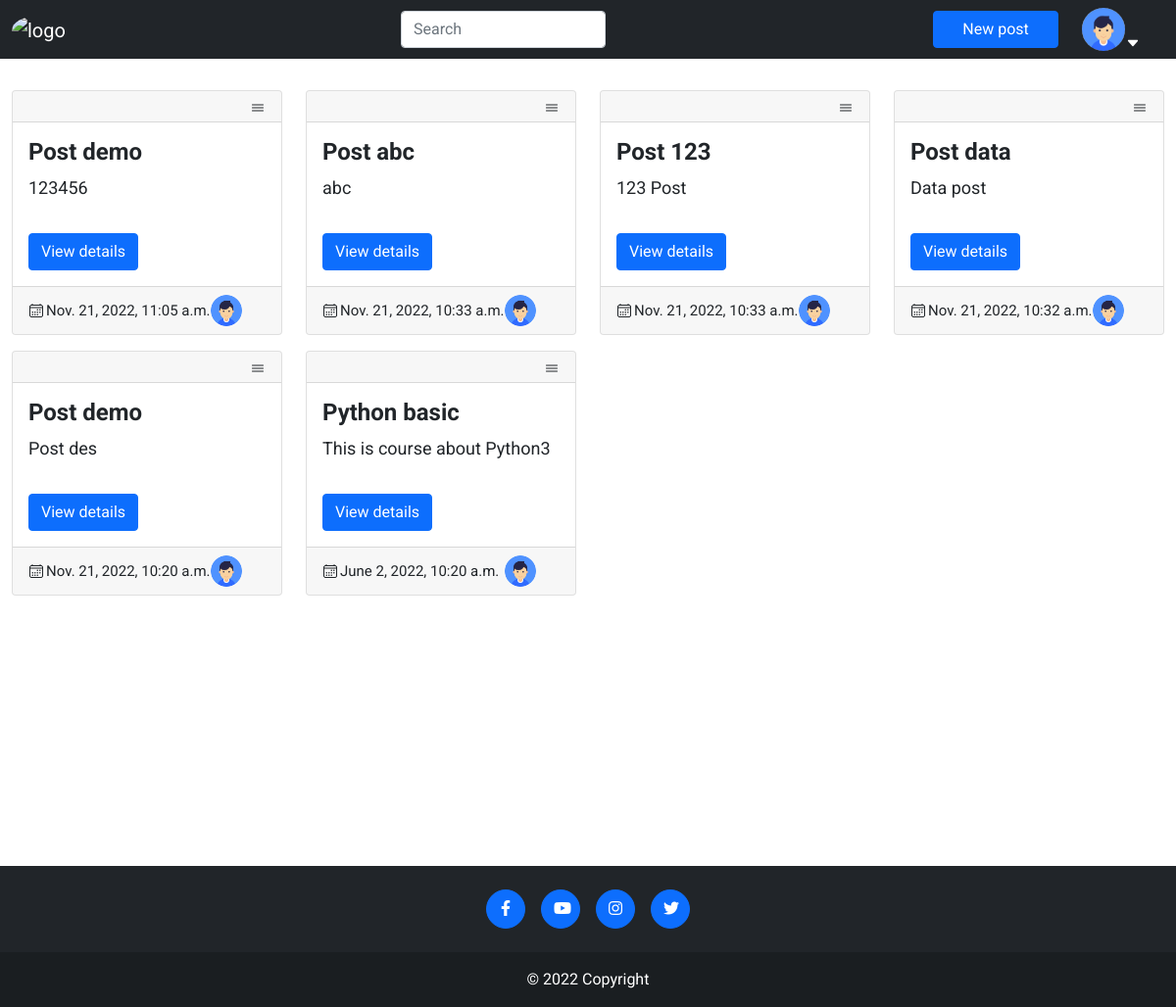
Screenshot of /polls/mypost/ (signed in) with the database file from the repository.
### accounts/models.py (models this page shows, shortened)
class Profile(models.Model):
    user = models.OneToOneField(User, on_delete=models.CASCADE)
    avatar = models.ImageField(
        default='default.jpg', upload_to='profile_images')
    bio = models.TextField()

### polls/models.py (models this page shows)
class Post(models.Model):
    post_created = models.DateTimeField(default=datetime.now, blank=True)
    post_modified = models.DateTimeField(default=datetime.now, blank=True)
    post_content = models.CharField(max_length=2000)
    post_comment_count = models.IntegerField(default=0)
    post_title = models.CharField(max_length=200)
    post_isdeleted = models.BooleanField(default=False)
    author = models.ForeignKey(User, on_delete=models.CASCADE)

### polls/views.py (the view)
# urls.py: path(r'mypost/', views.PostViewByUser.as_view(), name='mypost'),
class PostViewByUser(LoginRequiredMixin, generic.ListView):
    paginate_by = 12
    login_url = '/accounts/login/'
    template_name = 'polls/posts_by_user.html'
    model = Post
    context_object_name = 'posts'
    def get_queryset(self):
        author = self.request.user
        posts = self.model.objects.filter(
            author=author, post_isdeleted=False).all().order_by('-post_created')
        return posts

### polls/templates/polls/posts_by_user.html (shortened to what this page needs)
{% extends "polls/base.html" %} {% block title %} My Posts {% endblock %}
{% block content %}
<div class="container-fluid mt-4">
  {% if posts %}
  <div class="row">
    {% for post in posts %}
    <div class="col-xl-3 col-md-6 my-2">
      <div class="card" style="height: 250px">
        <div
          class="card-header d-flex flex-row-reverse"
          style="min-height: 30px"
        >
          {% if post.author == user %}
          <div class="dropdown">
            <ion-icon name="menu-outline" style="cursor: pointer" data-bs-toggle="dropdown"></ion-icon>
          </div>
          {% endif %}
        </div>
        <div class="card-body">
          <h4
            class="card-title"
            style="
              font-weight:700;
              overflow: hidden;
              text-overflow: ellipsis;
              display: -webkit-box;
              -webkit-line-clamp: 1;
              line-clamp: 1;
              -webkit-box-orient: vertical;
            "
          >
            {{post.post_title}}
          </h4>
          <div style="height: 60px">
            <p
              class="card-text"
              style="
                overflow: hidden;
                text-overflow: ellipsis;
                display: -webkit-box;
                -webkit-line-clamp: 2;
                line-clamp: 2;
                -webkit-box-orient: vertical;
                font-size: 18px;
              "
            >
              {{post.post_content}}
            </p>
          </div>
          <a href="{% url 'polls:detail' post.id %}" class="btn btn-primary"
            >View details</a
          >
        </div>
        <div
          class="card-footer d-flex justify-content-between"
          style="height: max-content"
        >
          <div class="d-flex align-items-center">
            <ion-icon name="calendar-outline"></ion-icon>
            <span style="font-size:15px; margin-left:2px;">{{post.post_created}}</span>
          </div>
          <div class="d-flex align-items-center me-4">
            <img src="{{user.profile.avatar.url}}" alt="user-avatar" class="rounded-circle" style="width:32px; height:32px; object-fit:cover" />
          </div>
        </div>
      </div>
    </div>
    {% endfor %}
  </div>
  {% endif %}
</div>
{% endblock content %}

### polls/templates/polls/base.html (shortened to what this page needs)
<!DOCTYPE html>
<html lang="en">
  <head>
    <link
      href="https://cdn.jsdelivr.net/npm/bootstrap@5.0.2/dist/css/bootstrap.min.css"
      rel="stylesheet"
    />
    <link
      href="https://cdn.jsdelivr.net/npm/bootstrap@5.1.3/dist/css/bootstrap.min.css"
      rel="stylesheet"
    />
    <link
      rel="stylesheet"
      href="https://use.fontawesome.com/releases/v5.8.2/css/all.css"
    />
  </head>
  <body>
    <header>
      <nav class="navbar avbar-expand-lg navbar-dark bg-dark">
        <div
          class="container-fluid d-flex justify-content-between align-items-center"
        >
          <a href="/" class="navbar-brand">
            <img
              src="https://i.pinimg.com/originals/32/c4/32/32c4323e2732b268159662781ddceac7.png"
              alt="logo"
              style="
                width: 52px;
                height: 52px;
                object-fit: cover;
                border-radius: 50%;
              "
            />
          </a>
          <form class="flex-1" action="{% url 'polls:search' %}" method="get">
            <input
              class="form-control flex"
              type="text"
              placeholder="Search"
              aria-label="Search"
              name="content"
              value="{{ request.GET.content }}"
              required
            />
          </form>
          <div class="d-flex align-items-center">
            {% if user.is_authenticated %}
            <button
              type="button"
              class="btn btn-primary mx-2"
              data-bs-toggle="modal"
              data-bs-target="#exampleModal"
              style="width: 8rem"
            >
              New post
            </button>
            <div
              class="bg-dark d-flex justify-content-center align-items-center position-relative me-4 ms-3"
              style="cursor: pointer"
            >
              <div
                class="d-flex align-items-end"
                data-bs-toggle="dropdown"
                aria-expanded="false"
              >
                <img
                  style="width: 44px; height: 44px; object-fit: cover"
                  class="rounded-circle account-img"
                  src="{{ user.profile.avatar.url }}"
                />
                <ion-icon
                  name="caret-down-outline"
                  class="text-white"
                ></ion-icon>
              </div>
            </div>
            {% endif %}
          </div>
        </div>
      </nav>
    </header>
    <div style="min-height: 100vh" class="position-relative">
      {% block content %}{% endblock content %}
    </div>
    <footer class="text-center text-lg-start bg-dark">
      <div class="container d-flex justify-content-center py-4">
        <button
          type="button"
          class="btn btn-primary rounded-circle mx-2"
          style="width: 40px; height: 40px; object-fit: cover"
        >
          <i class="fab fa-facebook-f"></i>
        </button>
        <button
          type="button"
          class="btn btn-primary rounded-circle mx-2"
          style="width: 40px; height: 40px; object-fit: cover"
        >
          <i class="fab fa-youtube"></i>
        </button>
        <button
          type="button"
          class="btn btn-primary rounded-circle mx-2"
          style="width: 40px; height: 40px; object-fit: cover"
        >
          <i class="fab fa-instagram"></i>
        </button>
        <button
          type="button"
          class="btn btn-primary rounded-circle mx-2"
          style="width: 40px; height: 40px; object-fit: cover"
        >
          <i class="fab fa-twitter"></i>
        </button>
      </div>
      <div
        class="text-center text-white p-3"
        style="background-color: rgba(0, 0, 0, 0.2)"
      >
        © 2022 Copyright
      </div>
    </footer>
  </body>
</html>

### polls/templates/polls/base.html (style rules this page uses)
body { font-family: "Roboto", "san-serif"; }

### rows the page displays
Post: post_title "Post demo", post_content "123456", post_created "Nov. 21, 2022, 11:05 a.m.", profile.avatar (placeholder picture)
Post: post_title "Post abc", post_content "abc", post_created "Nov. 21, 2022, 10:33 a.m.", profile.avatar (placeholder picture)
Post: post_title "Post 123", post_content "123 Post", post_created "Nov. 21, 2022, 10:33 a.m.", profile.avatar (placeholder picture)
Post: post_title "Post data", post_content "Data post", post_created "Nov. 21, 2022, 10:32 a.m.", profile.avatar (placeholder picture)
Post: post_title "Post demo", post_content "Post des", post_created "Nov. 21, 2022, 10:20 a.m.", profile.avatar (placeholder picture)
Post: post_title "Python basic", post_content "This is course about Python3", post_created "June 2, 2022, 10:20 a.m.", profile.avatar (placeholder picture)
